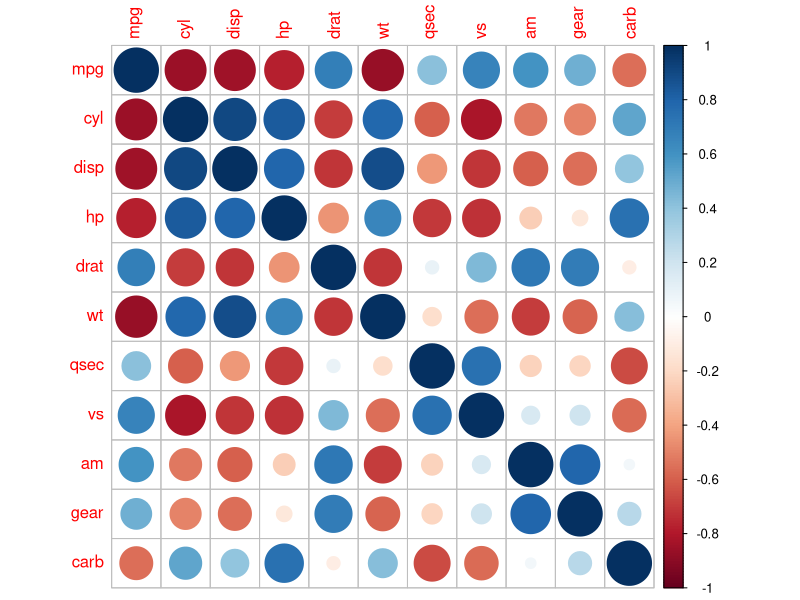
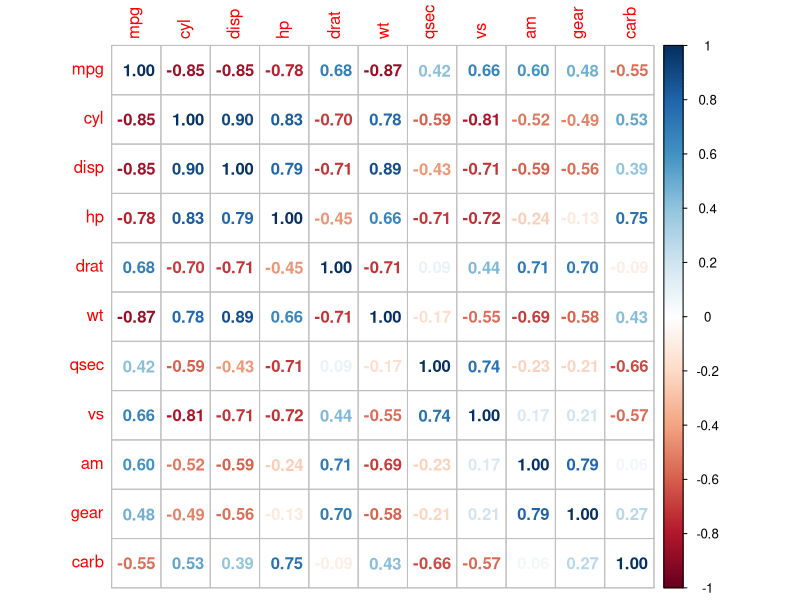
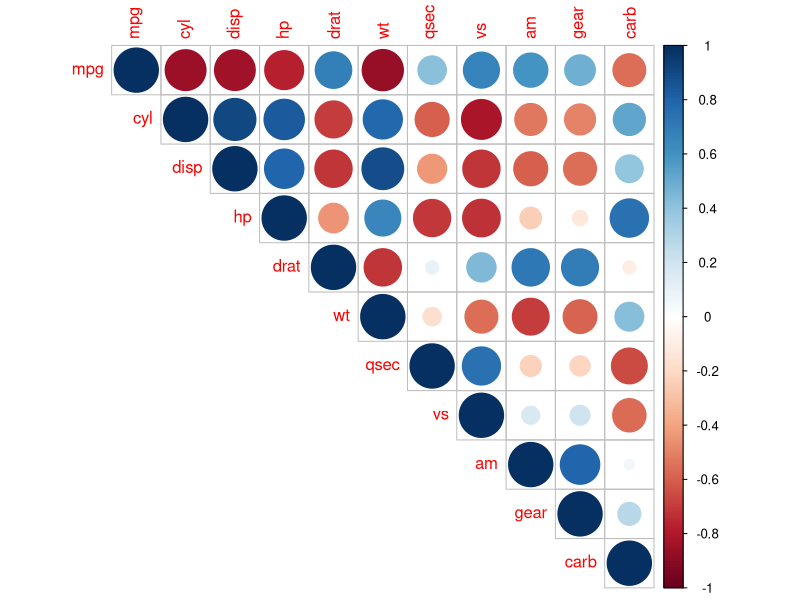
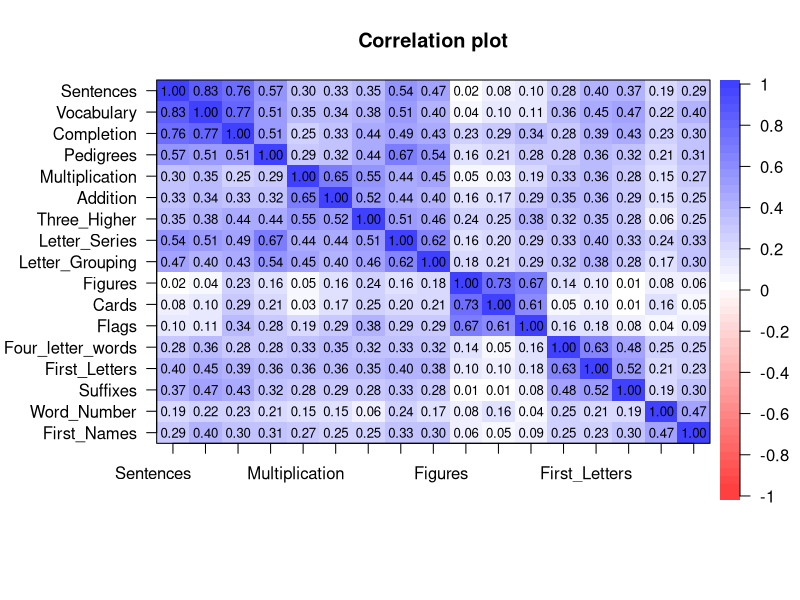

Source code (R) for these figures, in order:
## ---- chunk 1
data(mtcars)
head(mtcars)
## ---- chunk 2
C <- cor(mtcars)
## ---- chunk 3
require(corrplot)
corrplot(C)
corrplot(C, method="number")
corrplot(C, type="upper")
## ---- chunk 4
require(psych)
data(Bechtoldt.1)
sorted <- mat.sort(Bechtoldt.1,fa(Bechtoldt.1,5))
cor.plot(sorted)

